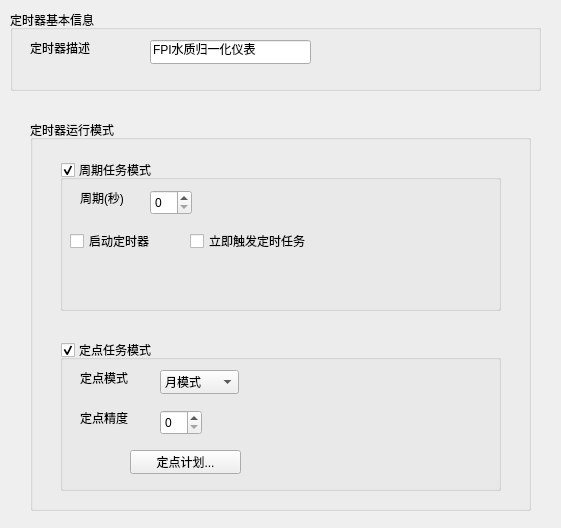
<?xml version="1.0" encoding="UTF-8"?>
<ui version="4.0">
 <class>Form</class>
 <widget class="QWidget" name="Form">
  <property name="geometry">
   <rect>
    <x>0</x>
    <y>0</y>
    <width>561</width>
    <height>528</height>
   </rect>
  </property>
  <property name="windowTitle">
   <string>Form</string>
  </property>
  <widget class="QGroupBox" name="groupBox">
   <property name="geometry">
    <rect>
     <x>10</x>
     <y>10</y>
     <width>531</width>
     <height>81</height>
    </rect>
   </property>
   <property name="title">
    <string>定时器基本信息</string>
   </property>
   <widget class="QLabel" name="label">
    <property name="geometry">
     <rect>
      <x>20</x>
      <y>30</y>
      <width>81</width>
      <height>16</height>
     </rect>
    </property>
    <property name="text">
     <string>定时器描述</string>
    </property>
   </widget>
   <widget class="QLineEdit" name="lineEdit">
    <property name="geometry">
     <rect>
      <x>140</x>
      <y>30</y>
      <width>161</width>
      <height>24</height>
     </rect>
    </property>
    <property name="text">
     <string>FPI水质归一化仪表</string>
    </property>
   </widget>
  </widget>
  <widget class="QGroupBox" name="groupBox_2">
   <property name="geometry">
    <rect>
     <x>30</x>
     <y>120</y>
     <width>501</width>
     <height>391</height>
    </rect>
   </property>
   <property name="title">
    <string>定时器运行模式</string>
   </property>
   <widget class="QGroupBox" name="groupBox_3">
    <property name="geometry">
     <rect>
      <x>30</x>
      <y>40</y>
      <width>441</width>
      <height>151</height>
     </rect>
    </property>
    <property name="title">
     <string>周期任务模式</string>
    </property>
    <property name="checkable">
     <bool>true</bool>
    </property>
    <widget class="QLabel" name="label_2">
     <property name="geometry">
      <rect>
       <x>20</x>
       <y>30</y>
       <width>58</width>
       <height>16</height>
      </rect>
     </property>
     <property name="text">
      <string>周期(秒)</string>
     </property>
    </widget>
    <widget class="QSpinBox" name="spinBox">
     <property name="geometry">
      <rect>
       <x>90</x>
       <y>30</y>
       <width>42</width>
       <height>25</height>
      </rect>
     </property>
    </widget>
    <widget class="QCheckBox" name="checkBox">
     <property name="geometry">
      <rect>
       <x>10</x>
       <y>70</y>
       <width>86</width>
       <height>22</height>
      </rect>
     </property>
     <property name="text">
      <string>启动定时器</string>
     </property>
    </widget>
    <widget class="QCheckBox" name="checkBox_2">
     <property name="geometry">
      <rect>
       <x>130</x>
       <y>70</y>
       <width>151</width>
       <height>22</height>
      </rect>
     </property>
     <property name="text">
      <string>立即触发定时任务</string>
     </property>
    </widget>
   </widget>
   <widget class="QGroupBox" name="groupBox_4">
    <property name="geometry">
     <rect>
      <x>30</x>
      <y>220</y>
      <width>441</width>
      <height>151</height>
     </rect>
    </property>
    <property name="title">
     <string>定点任务模式</string>
    </property>
    <property name="checkable">
     <bool>true</bool>
    </property>
    <widget class="QLabel" name="label_3">
     <property name="geometry">
      <rect>
       <x>20</x>
       <y>30</y>
       <width>61</width>
       <height>16</height>
      </rect>
     </property>
     <property name="text">
      <string>定点模式</string>
     </property>
    </widget>
    <widget class="QComboBox" name="comboBox">
     <property name="geometry">
      <rect>
       <x>100</x>
       <y>30</y>
       <width>79</width>
       <height>24</height>
      </rect>
     </property>
     <item>
      <property name="text">
       <string>月模式</string>
      </property>
     </item>
     <item>
      <property name="text">
       <string>周模式</string>
      </property>
     </item>
    </widget>
    <widget class="QLabel" name="label_4">
     <property name="geometry">
      <rect>
       <x>20</x>
       <y>70</y>
       <width>61</width>
       <height>16</height>
      </rect>
     </property>
     <property name="text">
      <string>定点精度</string>
     </property>
    </widget>
    <widget class="QSpinBox" name="spinBox_2">
     <property name="geometry">
      <rect>
       <x>100</x>
       <y>70</y>
       <width>42</width>
       <height>25</height>
      </rect>
     </property>
    </widget>
    <widget class="QPushButton" name="pushButton">
     <property name="geometry">
      <rect>
       <x>70</x>
       <y>110</y>
       <width>111</width>
       <height>24</height>
      </rect>
     </property>
     <property name="text">
      <string>定点计划...</string>
     </property>
    </widget>
   </widget>
  </widget>
 </widget>
 <resources/>
 <connections/>
</ui>
